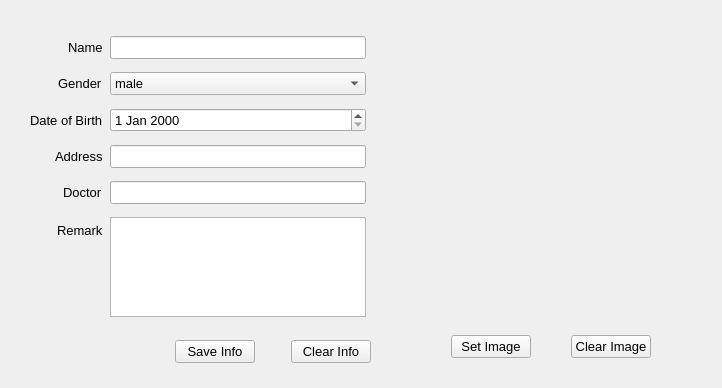
         <widget class="QWidget" name="user_page">
          <attribute name="title">
           <string>USER</string>
          </attribute>
          <layout class="QHBoxLayout" name="horizontalLayout_4">
           <item alignment="Qt::AlignRight">
            <widget class="QFrame" name="frame">
             <layout class="QVBoxLayout" name="verticalLayout_9">
              <item alignment="Qt::AlignHCenter">
               <widget class="QFrame" name="frame">
                <property name="sizePolicy">
                 <sizepolicy hsizetype="Preferred" vsizetype="Expanding">
                  <horstretch>0</horstretch>
                  <verstretch>0</verstretch>
                 </sizepolicy>
                </property>
                <layout class="QFormLayout" name="formLayout">
                 <property name="sizeConstraint">
                  <enum>QLayout::SetDefaultConstraint</enum>
                 </property>
                 <property name="fieldGrowthPolicy">
                  <enum>QFormLayout::AllNonFixedFieldsGrow</enum>
                 </property>
                 <property name="rowWrapPolicy">
                  <enum>QFormLayout::WrapLongRows</enum>
                 </property>
                 <property name="labelAlignment">
                  <set>Qt::AlignRight|Qt::AlignTrailing|Qt::AlignVCenter</set>
                 </property>
                 <property name="formAlignment">
                  <set>Qt::AlignLeading|Qt::AlignLeft|Qt::AlignVCenter</set>
                 </property>
                 <property name="horizontalSpacing">
                  <number>7</number>
                 </property>
                 <property name="verticalSpacing">
                  <number>7</number>
                 </property>
                 <property name="leftMargin">
                  <number>10</number>
                 </property>
                 <property name="topMargin">
                  <number>10</number>
                 </property>
                 <property name="rightMargin">
                  <number>10</number>
                 </property>
                 <property name="bottomMargin">
                  <number>5</number>
                 </property>
                 <item row="0" column="0">
                  <widget class="QLabel" name="nameLabel">
                   <property name="font">
                    <font>
                     <pointsize>10</pointsize>
                    </font>
                   </property>
                   <property name="text">
                    <string>Name</string>
                   </property>
                  </widget>
                 </item>
                 <item row="0" column="1">
                  <widget class="QLineEdit" name="nameLineEdit">
                   <property name="maximumSize">
                    <size>
                     <width>10000000</width>
                     <height>16777215</height>
                    </size>
                   </property>
                   <property name="font">
                    <font>
                     <pointsize>10</pointsize>
                    </font>
                   </property>
                   <property name="text">
                    <string/>
                   </property>
                  </widget>
                 </item>
                 <item row="2" column="0">
                  <widget class="QLabel" name="dateOfBirthLabel">
                   <property name="font">
                    <font>
                     <pointsize>10</pointsize>
                    </font>
                   </property>
                   <property name="text">
                    <string>Date of Birth</string>
                   </property>
                  </widget>
                 </item>
                 <item row="3" column="0">
                  <widget class="QLabel" name="addressLabel">
                   <property name="font">
                    <font>
                     <pointsize>10</pointsize>
                    </font>
                   </property>
                   <property name="text">
                    <string>Address</string>
                   </property>
                  </widget>
                 </item>
                 <item row="3" column="1">
                  <widget class="QLineEdit" name="addressLineEdit">
                   <property name="maximumSize">
                    <size>
                     <width>10000000</width>
                     <height>16777215</height>
                    </size>
                   </property>
                   <property name="font">
                    <font>
                     <pointsize>10</pointsize>
                    </font>
                   </property>
                  </widget>
                 </item>
                 <item row="4" column="0">
                  <widget class="QLabel" name="doctorLabel">
                   <property name="font">
                    <font>
                     <pointsize>10</pointsize>
                    </font>
                   </property>
                   <property name="text">
                    <string>Doctor</string>
                   </property>
                  </widget>
                 </item>
                 <item row="4" column="1">
                  <widget class="QLineEdit" name="doctorLineEdit">
                   <property name="maximumSize">
                    <size>
                     <width>10000000</width>
                     <height>16777215</height>
                    </size>
                   </property>
                   <property name="font">
                    <font>
                     <pointsize>10</pointsize>
                    </font>
                   </property>
                  </widget>
                 </item>
                 <item row="5" column="0">
                  <widget class="QLabel" name="remarkLabel">
                   <property name="font">
                    <font>
                     <pointsize>10</pointsize>
                    </font>
                   </property>
                   <property name="text">
                    <string>Remark</string>
                   </property>
                  </widget>
                 </item>
                 <item row="5" column="1">
                  <widget class="QTextEdit" name="remarkTextEdit">
                   <property name="maximumSize">
                    <size>
                     <width>10000000</width>
                     <height>100</height>
                    </size>
                   </property>
                   <property name="font">
                    <font>
                     <pointsize>10</pointsize>
                    </font>
                   </property>
                   <property name="html">
                    <string>&lt;!DOCTYPE HTML PUBLIC &quot;-//W3C//DTD HTML 4.0//EN&quot; &quot;http://www.w3.org/TR/REC-html40/strict.dtd&quot;&gt;
&lt;html&gt;&lt;head&gt;&lt;meta name=&quot;qrichtext&quot; content=&quot;1&quot; /&gt;&lt;style type=&quot;text/css&quot;&gt;
p, li { white-space: pre-wrap; }
&lt;/style&gt;&lt;/head&gt;&lt;body style=&quot; font-family:'MS Shell Dlg 2'; font-size:10pt; font-weight:400; font-style:normal;&quot;&gt;
&lt;p style=&quot;-qt-paragraph-type:empty; margin-top:0px; margin-bottom:0px; margin-left:0px; margin-right:0px; -qt-block-indent:0; text-indent:0px;&quot;&gt;&lt;br /&gt;&lt;/p&gt;&lt;/body&gt;&lt;/html&gt;</string>
                   </property>
                  </widget>
                 </item>
                 <item row="2" column="1">
                  <widget class="QDateEdit" name="dateOfBirthdateEdit">
                   <property name="font">
                    <font>
                     <pointsize>10</pointsize>
                    </font>
                   </property>
                  </widget>
                 </item>
                 <item row="1" column="0">
                  <widget class="QLabel" name="genderLabel">
                   <property name="font">
                    <font>
                     <pointsize>10</pointsize>
                    </font>
                   </property>
                   <property name="text">
                    <string>Gender</string>
                   </property>
                  </widget>
                 </item>
                 <item row="1" column="1">
                  <widget class="QComboBox" name="genderComboBox">
                   <property name="font">
                    <font>
                     <pointsize>10</pointsize>
                    </font>
                   </property>
                   <item>
                    <property name="text">
                     <string>male</string>
                    </property>
                   </item>
                   <item>
                    <property name="text">
                     <string>female</string>
                    </property>
                   </item>
                  </widget>
                 </item>
                </layout>
               </widget>
              </item>
              <item alignment="Qt::AlignRight">
               <widget class="QFrame" name="horizontalFrame_2">
                <property name="font">
                 <font>
                  <pointsize>10</pointsize>
                 </font>
                </property>
                <layout class="QHBoxLayout" name="horizontalLayout_5">
                 <property name="spacing">
                  <number>36</number>
                 </property>
                 <property name="leftMargin">
                  <number>5</number>
                 </property>
                 <property name="topMargin">
                  <number>5</number>
                 </property>
                 <property name="rightMargin">
                  <number>5</number>
                 </property>
                 <property name="bottomMargin">
                  <number>5</number>
                 </property>
                 <item>
                  <widget class="QPushButton" name="save_info_button">
                   <property name="maximumSize">
                    <size>
                     <width>150</width>
                     <height>16777215</height>
                    </size>
                   </property>
                   <property name="font">
                    <font>
                     <pointsize>10</pointsize>
                    </font>
                   </property>
                   <property name="text">
                    <string>Save Info</string>
                   </property>
                  </widget>
                 </item>
                 <item>
                  <widget class="QPushButton" name="clear_button">
                   <property name="maximumSize">
                    <size>
                     <width>150</width>
                     <height>16777215</height>
                    </size>
                   </property>
                   <property name="text">
                    <string>Clear Info</string>
                   </property>
                  </widget>
                 </item>
                </layout>
               </widget>
              </item>
             </layout>
            </widget>
           </item>
           <item alignment="Qt::AlignLeft">
            <widget class="QFrame" name="frame">
             <property name="sizePolicy">
              <sizepolicy hsizetype="Preferred" vsizetype="Expanding">
               <horstretch>0</horstretch>
               <verstretch>0</verstretch>
              </sizepolicy>
             </property>
             <property name="minimumSize">
              <size>
               <width>0</width>
               <height>0</height>
              </size>
             </property>
             <property name="maximumSize">
              <size>
               <width>16777215</width>
               <height>16777215</height>
              </size>
             </property>
             <layout class="QVBoxLayout" name="verticalLayout_5">
              <property name="spacing">
               <number>5</number>
              </property>
              <property name="leftMargin">
               <number>10</number>
              </property>
              <property name="topMargin">
               <number>10</number>
              </property>
              <property name="rightMargin">
               <number>10</number>
              </property>
              <property name="bottomMargin">
               <number>10</number>
              </property>
              <item alignment="Qt::AlignHCenter|Qt::AlignVCenter">
               <widget class="QLabel" name="user_photo_label">
                <property name="minimumSize">
                 <size>
                  <width>300</width>
                  <height>300</height>
                 </size>
                </property>
                <property name="maximumSize">
                 <size>
                  <width>300</width>
                  <height>300</height>
                 </size>
                </property>
                <property name="text">
                 <string/>
                </property>
                <property name="pixmap">
                 <pixmap>images/blank-profile-picture.png</pixmap>
                </property>
                <property name="scaledContents">
                 <bool>true</bool>
                </property>
                <property name="alignment">
                 <set>Qt::AlignCenter</set>
                </property>
                <property name="indent">
                 <number>0</number>
                </property>
               </widget>
              </item>
              <item alignment="Qt::AlignHCenter">
               <widget class="QFrame" name="horizontalFrame_3">
                <property name="font">
                 <font>
                  <pointsize>10</pointsize>
                 </font>
                </property>
                <layout class="QHBoxLayout" name="horizontalLayout_2">
                 <property name="spacing">
                  <number>40</number>
                 </property>
                 <property name="leftMargin">
                  <number>0</number>
                 </property>
                 <property name="rightMargin">
                  <number>0</number>
                 </property>
                 <item alignment="Qt::AlignHCenter">
                  <widget class="QPushButton" name="set_image_button">
                   <property name="font">
                    <font>
                     <pointsize>10</pointsize>
                    </font>
                   </property>
                   <property name="text">
                    <string>Set Image</string>
                   </property>
                  </widget>
                 </item>
                 <item alignment="Qt::AlignHCenter">
                  <widget class="QPushButton" name="clear_image_button">
                   <property name="text">
                    <string>Clear Image</string>
                   </property>
                  </widget>
                 </item>
                </layout>
               </widget>
              </item>
             </layout>
            </widget>
           </item>
          </layout>
         </widget>
